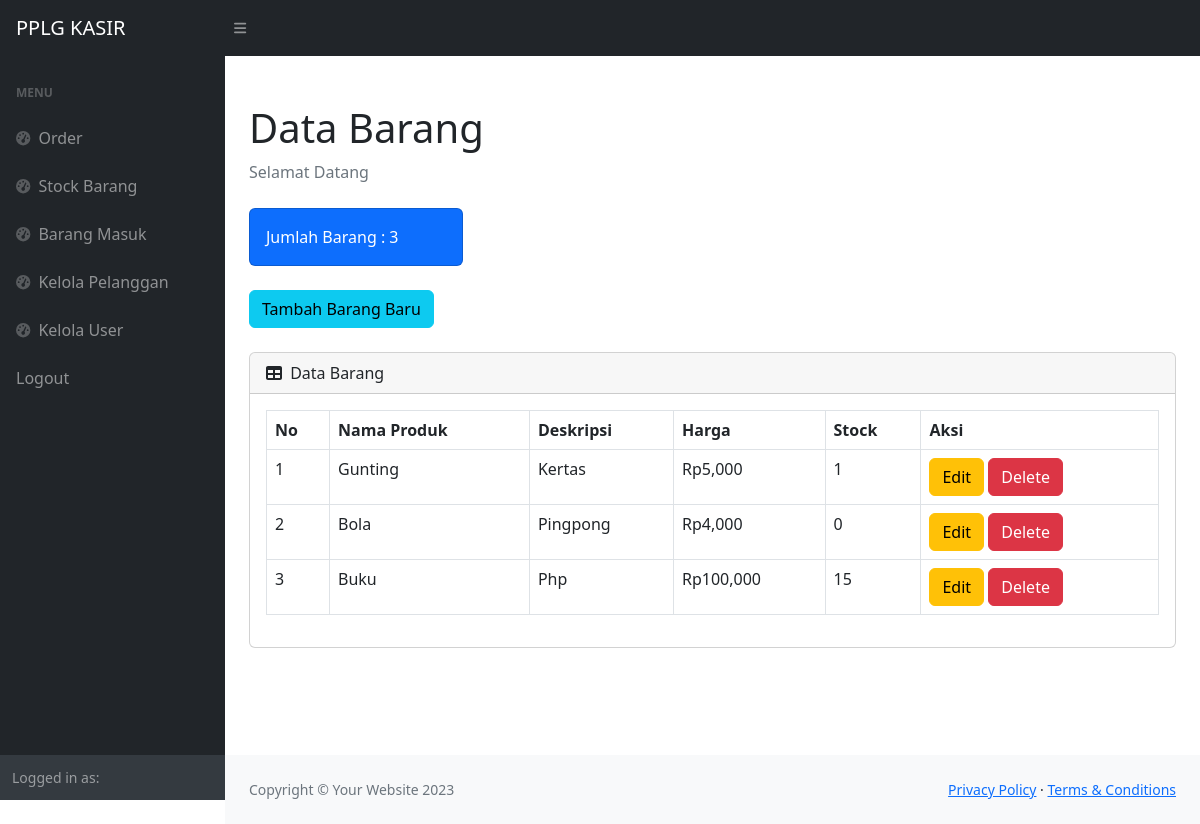
The app's page /stock.php (signed in) with its own data.
### tables this page shows
CREATE TABLE `produk` (
  `ProdukID` int(11) NOT NULL,
  `NamaProduk` varchar(255) NOT NULL,
  `Harga` decimal(10,2) NOT NULL,
  `Stok` int(11) NOT NULL,
  `Deskripsi` varchar(50) NOT NULL
);

### stock.php (the view, shortened to what this page needs)
<?php
require 'ceklogin.php';
$h1 = mysqli_query($c, "select * from produk");
$h2 = mysqli_num_rows($h1);
?>
<!DOCTYPE html>
<html lang="en">
<head>
    <link href="https://cdn.jsdelivr.net/npm/simple-datatables@7.1.2/dist/style.min.css" rel="stylesheet" />
    <link href="css/styles.css" rel="stylesheet" />
</head>
<body class="sb-nav-fixed">
    <nav class="sb-topnav navbar navbar-expand navbar-dark bg-dark">
        <a class="navbar-brand ps-3" href="index.php">PPLG KASIR</a>
        <button class="btn btn-link btn-sm order-1 order-lg-0 me-4 me-lg-0" id="sidebarToggle" href="#!"><i class="fas fa-bars"></i></button>
    </nav>
    <div id="layoutSidenav">
        <div id="layoutSidenav_nav">
            <nav class="sb-sidenav accordion sb-sidenav-dark" id="sidenavAccordion">
                <div class="sb-sidenav-menu">
                    <div class="nav">
                    <?php
                       include 'sidebar.php'
                    ?>
            </nav>
        </div>
        <div id="layoutSidenav_content">
            <main>
                <div class="container-fluid px-4">
                    <h1 class="mt-4">Data Barang</h1>
                    <ol class="breadcrumb mb-4">
                        <li class="breadcrumb-item active">Selamat Datang</li>
                    </ol>
                    <div class="row">
                        <div class="col-xl-3 col-md-6">
                            <div class="card bg-primary text-white mb-4">
                                <div class="card-body">Jumlah Barang : <?=$h2;?></div>
                            </div>
                        </div>
                    </div>
                    <button type="button" class="btn btn-info mb-4" data-bs-toggle="modal" data-bs-target="#myModal">
                        Tambah Barang Baru
                    </button>
                    <div class="card mb-4">
                        <div class="card-header">
                            <i class="fas fa-table me-1"></i>
                            Data Barang
                        </div>
                        <div class="card-body">
                            <div class="table-responsive">
                                <table class="table table-bordered" id="dataTable" width="100%" cellspacing="0">
                                    <thead>
                                        <tr>
                                            <th>No</th>
                                            <th>Nama Produk</th>
                                            <th>Deskripsi</th>
                                            <th>Harga</th>
                                            <th>Stock</th>
                                            <th>Aksi</th>
                                        </tr>
                                    </thead>
                                    <tbody>
                                        <?php
                                        $get = mysqli_query($c, "select * from produk");
                                        $i = 1;
                                        while ($p = mysqli_fetch_array($get)) {
                                            $namaproduk = $p['NamaProduk'];
                                            $deskripsi = $p['Deskripsi'];
                                            $harga = $p['Harga'];
                                            $stock = $p['Stok'];
                                            $idproduk = $p['Produkid'];
                                        ?>
                                            <tr>
                                                <td><?= $i++; ?></td>
                                                <td><?= $namaproduk; ?></td>
                                                <td><?= $deskripsi; ?></td>
                                                <td>Rp<?=number_format($harga); ?></td>
                                            <td><?= $stock; ?></td>
                                            <td>
                                            <button type="button" class="btn btn-warning" data-bs-toggle="modal" data-bs-target="#edit<?=$idproduk;?>">
                                            Edit
                                            </button>
                                                <button type="button" class="btn btn-danger" data-bs-toggle="modal" data-bs-target="#delete<?=$idproduk;?>">
                                            Delete
                                            </button>
                                            </td>
                                            </tr>
                                        <?php
                                        };
                                        ?>
                                    </tbody>
                                </table>
                            </div>
                        </div>
                    </div>
                </div>
            </main>
            <footer class="py-4 bg-light mt-auto">
                <div class="container-fluid px-4">
                    <div class="d-flex align-items-center justify-content-between small">
                        <div class="text-muted">Copyright &copy; Your Website 2023</div>
                        <div>
                            <a href="#">Privacy Policy</a>
                            &middot;
                            <a href="#">Terms &amp; Conditions</a>
                        </div>
                    </div>
                </div>
            </footer>
        </div>
    </div>
</body>
</html>

### sidebar.php (shortened to what this page needs)
<div class="sb-sidenav-menu-heading">Menu</div>
        <a class="nav-link" href="index.php">
            <div class="sb-nav-link-icon"><i class="fas fa-tachometer-alt"></i></div>
            Order
        </a>
        <a class="nav-link" href="stock.php">
            <div class="sb-nav-link-icon"><i class="fas fa-tachometer-alt"></i></div>
            Stock Barang
        </a>
        <a class="nav-link" href="masuk.php">
            <div class="sb-nav-link-icon"><i class="fas fa-tachometer-alt"></i></div>
            Barang Masuk
        </a>
        <a class="nav-link" href="pelanggan.php">
            <div class="sb-nav-link-icon"><i class="fas fa-tachometer-alt"></i></div>
            Kelola Pelanggan
        </a>
        <a class="nav-link" href="user.php">
            <div class="sb-nav-link-icon"><i class="fas fa-tachometer-alt"></i></div>
            Kelola User
        </a>
        <a class="nav-link" href="logout.php">
            Logout
        </a>
    </div>
</div>
<div class="sb-sidenav-footer">
    <div class="small">Logged in as:</div>
</div>

### records on screen
produk: NamaProduk "Gunting", Deskripsi "Kertas", Harga "5,000", Stok "1"
produk: NamaProduk "Bola", Deskripsi "Pingpong", Harga "4,000", Stok "0"
produk: NamaProduk "Buku", Deskripsi "Php", Harga "100,000", Stok "15"

### other values on screen
$h2 "3"
